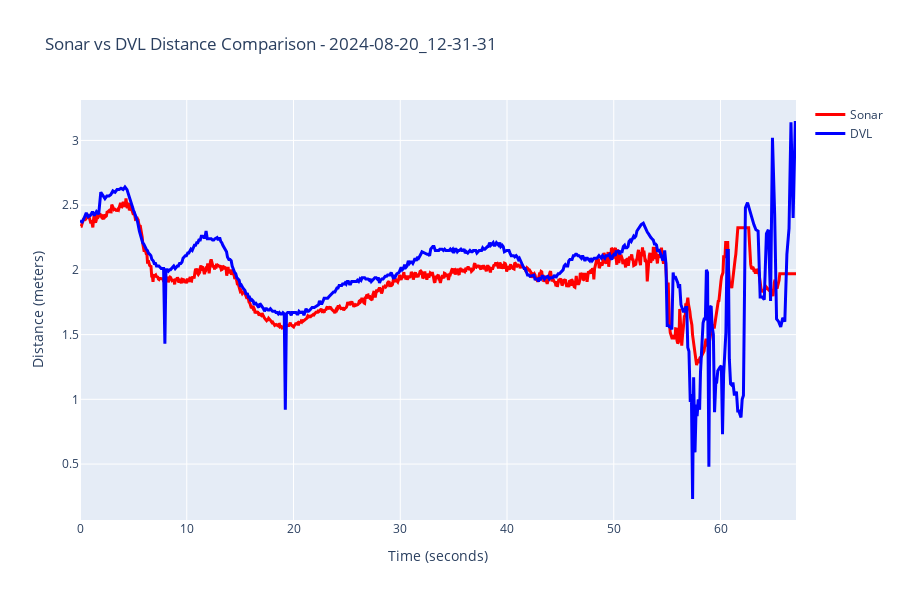

Notebook source saved alongside this figure:
### Code cell
# Compare sonar vs DVL using the sonar_visualization function
print(f"\n" + "=" * 60)
print("SONAR vs DVL COMPARISON")
print("=" * 60)

fig, comparison_stats = compare_sonar_vs_dvl(
    net_analysis_results,
    raw_data,
    sonar_coverage_m=sonar_coverage_meters,
    sonar_image_size=image_shape[0]
)

if fig:
    fig.show()

print(f"\nComparison Statistics:")
for key, value in comparison_stats.items():
    if isinstance(value, float):
        print(f"  {key}: {value:.3f}")
    else:
        print(f"  {key}: {value}")

### Figure 1 — Plotly figure (JSON) as saved in the notebook; plotly's stock layout.template omitted (floating-point values rounded to 4 significant figures; data arrays with more than 128 entries replaced by an {"elided": "..."} marker saying what was removed)
{"data": [{"line": {"color": "red", "width": 3}, "mode": "lines", "name": "Sonar", "type": "scatter", "x": {"elided": "1059 float values"}, "y": {"elided": "1059 float values"}}, {"line": {"color": "blue", "width": 3}, "mode": "lines", "name": "DVL", "type": "scatter", "x": {"elided": "559 float values"}, "y": {"elided": "559 float values"}}], "layout": {"height": 600, "title": {"text": "Sonar vs DVL Distance Comparison - 2024-08-20_12-31-31"}, "xaxis": {"anchor": "y", "domain": [0, 1], "title": {"text": "Time (seconds)"}}, "yaxis": {"anchor": "x", "domain": [0, 1], "title": {"text": "Distance (meters)"}}}}
